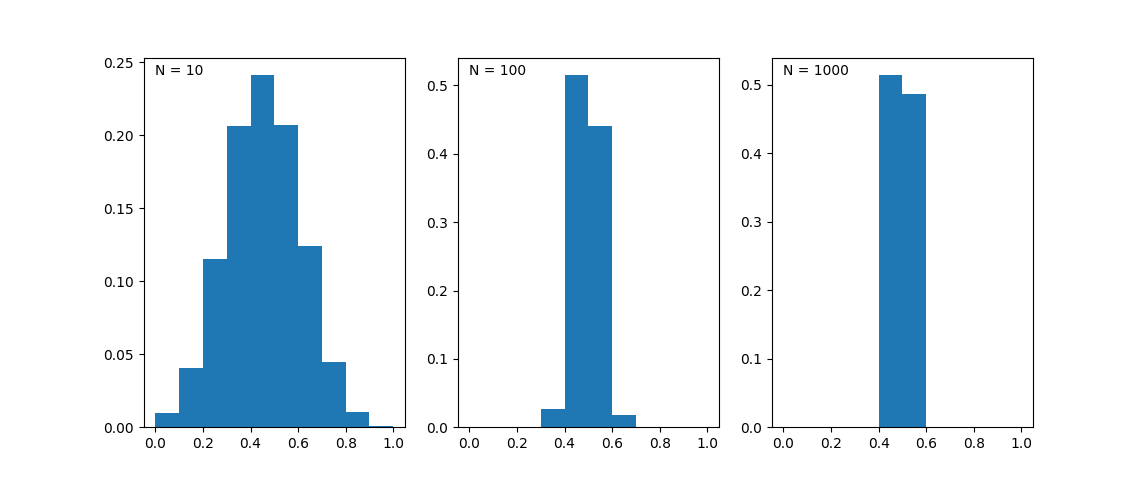

Write the Python code that produced this figure.
import numpy as np 
import matplotlib.pyplot as plt
p=.5
n=1
M=10000
nbins=10
def subparte3(N):
    histograma = np.zeros(nbins, dtype=np.int)
    dk = 1./nbins

    for i in range(M):
        med = 0
        for j in range(1,N+1):
            for k in range(n):
                suc = 0
                s = np.random.random()
                if s < p:
                    suc += 1
            med += suc
        med /= N
        for l in range(nbins):
            if ((l*dk < med) and (med <= (l+1)*dk)):
                histograma[l] += 1
    return histograma, dk

for m in range(3):
    N = [10,100,1000][m]
    histograma, dk = subparte3(N)
    soma = np.sum(histograma)
    x = np.linspace(0+dk/2,1+dk/2,nbins,endpoint=False)
    plt.subplot(1,3,m+1)
    plt.bar(x, histograma/soma, width=1*dk)
    plt.text(0,max(histograma)/soma, f"N = {N}")

#plt.suptitle(f"Histogramas da média amostral de uma distribuição de Bernoulli.\nM = {M} histórias.")
#plt.savefig("semana02c.png", dpi=400)
plt.show()
